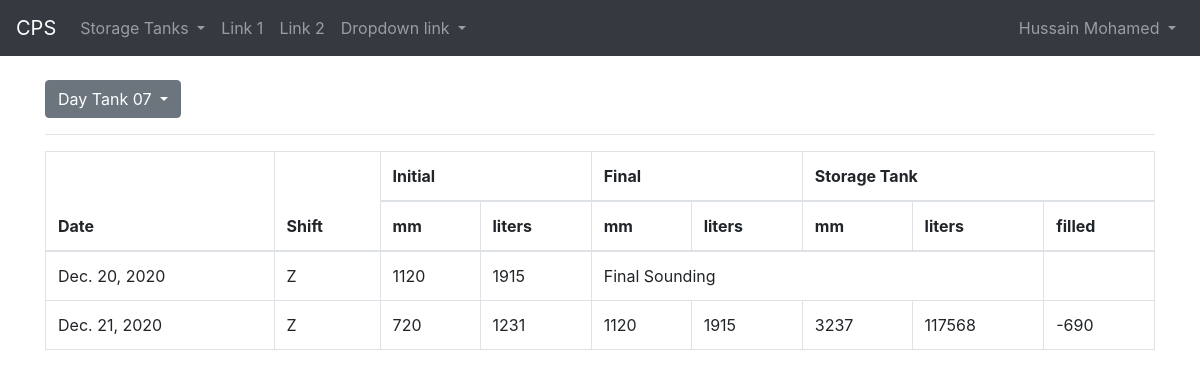
The app's page /genset/7/daytank (signed in) with its own data.
### cps/models.py (models this page shows)
class DayTankRecord(models.Model):
    class Meta:
        db_table = 'tblDayTankRecords'
    record_date = models.DateField()
    record_time = models.TimeField()
    shift = models.CharField(max_length=1)
    Genset = models.ForeignKey(
        'Genset',
        on_delete=models.CASCADE
    )
    daytank = models.ForeignKey(
        'DayTank',
        on_delete=models.CASCADE
    )
    no = models.IntegerField(db_index=True)
    is_daily_final = models.BooleanField(default=False)
    initial = models.IntegerField()
    final = models.IntegerField(
        default=None,
        blank=True,
        null=True
    )
    storage_tank_record = models.OneToOneField(
        'StorageTankRecord',
        on_delete=models.CASCADE,
        default=None,
        blank=True,
        null=True
    )
    created_at = models.DateTimeField(auto_now_add=True)
    updated_at = models.DateTimeField(auto_now=True)

class StorageTankRecord(models.Model):
    class Meta:
        db_table = 'tblStorageTankRecords'
    record_date = models.DateField()
    record_time = models.TimeField()
    shift = models.CharField(max_length=1)
    storage_tank = models.ForeignKey(
        'StorageTank',
        on_delete=models.CASCADE
    )
    details = models.CharField(max_length=255)
    sounding = models.IntegerField()
    liters = models.IntegerField()
    diff = models.IntegerField()

### cps/views/daytank.py (the view)
# urls.py: path('genset/<int:genset_no>/daytank', views.daytank.view, name='cps.genset.daytank.view'),
def view(request, daytank_id=None, genset_no=None):
    id = daytank_id if daytank_id else\
        Genset.objects.get(no=genset_no).daytank.id if genset_no else None
    records = DayTankRecord.objects.filter(daytank=id)\
        .order_by('record_date', 'record_time')
    no = '{:02d}'.format(DayTank.objects.get(pk=id).genset.no)
    for record in records:
        record.initial_liters = round(record.daytank.multiplier * record.initial)
        record.final_liters = round(record.daytank.multiplier * record.final)\
            if record.final else None
    print(records)
    context = {
        "records": records,
        "no": no
    }
    return render(request, 'daytank/view.html', context)

### cps/templates/daytank/view.html (shortened to what this page needs)
{% extends "_base.html" %}
{% block content %}
<div class="dropdown">
    <button class="btn btn-secondary dropdown-toggle" type="button" id="btn{{ no }}" data-toggle="dropdown" aria-haspopup="true" aria-expanded="false">
        Day Tank {{ no }}
    </button>
</div>
<hr>
<table class="table table-bordered table-hover">
    <thead>
        <tr>
            <th rowspan="2">Date</th>
            <th rowspan="2">Shift</th>
            <th colspan="2">Initial</th>
            <th colspan="2">Final</th>
            <th colspan="3">Storage Tank</th>
        </tr>
        <tr>
            <th scope="col">mm</th>
            <th scope="col">liters</th>
            <th scope="col">mm</th>
            <th scope="col">liters</th>
            <th scope="col">mm</th>
            <th scope="col">liters</th>
            <th scope="col">filled</th>
        </tr>
    </thead>
    <tbody>
        {% for record in records %}
        <tr>
            <td>{{ record.record_date }}</td>
            <td>{{ record.shift }}</td>
            <td>{{ record.initial }}</td>
            <td>{{ record.initial_liters }}</td>
            {% if record.final %}
                <td>{{ record.final }}</td>
                <td>{{ record.final_liters }}</td>
                <td>{{ record.storage_tank_record.sounding }}</td>
                <td>{{ record.storage_tank_record.liters }}</td>
                <td>{{ record.storage_tank_record.diff }}</td>
            {% else %}
                <td colspan="4">Final Sounding</td>
                <td></td>
            {% endif %}
        </tr>
        {% endfor %}
    </tbody>
</table>
{% endblock %}

### cps/templates/_navbar.html (shortened to what this page needs)
<nav class="navbar navbar-expand-sm bg-dark navbar-dark">
    <a class="navbar-brand" href="{% url 'cps.dashboard' %}">CPS</a>
    <ul class="navbar-nav">
      <li class="nav-item dropdown">
        <a class="nav-link dropdown-toggle" href="#" id="navbardrop" data-toggle="dropdown">
          Storage Tanks
        </a>
      </li>
      <li class="nav-item">
        <a class="nav-link" href="#">Link 1</a>
      </li>
      <li class="nav-item">
        <a class="nav-link" href="#">Link 2</a>
      </li>
      <li class="nav-item dropdown">
        <a class="nav-link dropdown-toggle" href="#" id="navbardrop" data-toggle="dropdown">
          Dropdown link
        </a>
      </li>
    </ul>
    <ul class="nav navbar-nav ml-auto">
      {% if user.is_authenticated %}
        <li class="nav-item dropdown">
          <a class="nav-link dropdown-toggle" href="#" id="navbardrop" data-toggle="dropdown">
            {{ user.get_full_name }}
          </a>
        </li>
      {% else %}
        <li class="nav-item">
          <a class="nav-link" href="#">Login</a>
        </li>
      {% endif %}
    </ul>
  </nav>

### public/custom-styles.css (style rules this page uses)
hr { margin-top: 5px; margin-bottom: 5px }

### records on screen
DayTankRecord: record_date "Dec. 20, 2020", shift "Z", initial "1120", initial_liters "1915", shows "Final Sounding"
DayTankRecord: record_date "Dec. 21, 2020", shift "Z", initial "720", initial_liters "1231", final "1120", final_liters "1915", storage_tank_record.sounding "3237", storage_tank_record.liters "117568", storage_tank_record.diff "-690"

### other values on screen
{{ user.get_full_name }} "Hussain Mohamed"
{{ no }} "07"
